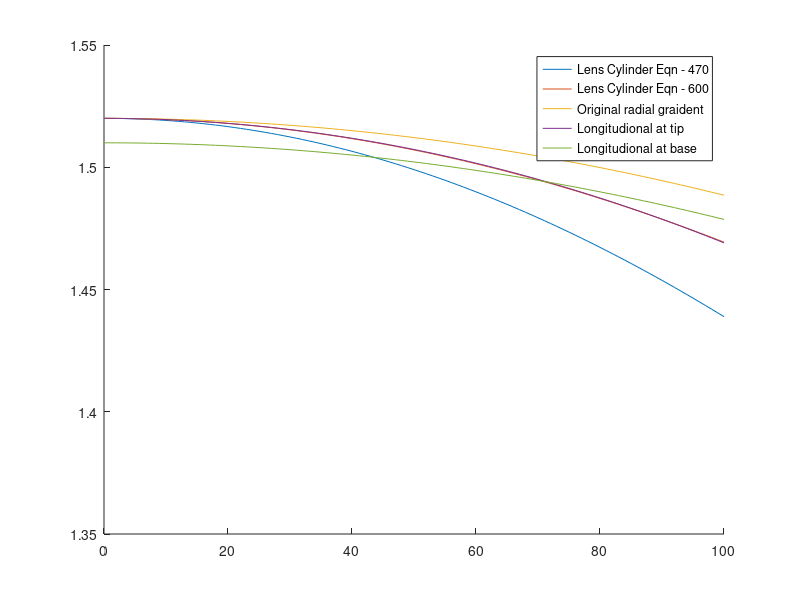

Write MATLAB code to recreate this figure.
meanConeL = 470;
expConeL = 600;

n0 = 1.52;

radius = 0:100;

RIConeEqn_Mean = n0*sech(pi*radius/2/meanConeL);

RIConeEqn_Exp = n0*sech(pi*radius/2/expConeL);

RIOrignal = 1.52-0.000004914*(radius/100*80).^2;

% RIEndLongitudional = 1.5+(0.02)-0.00000612*(radius/100*80).^2;

RIEndLongitudional = 1.5+(1*0.01+0.01)-(0.5*1+0.8)*0.00000612*(radius/100*80).^2;

RIStartLongitudional = 1.5+(0*0.01+0.01)-(0.5*0+0.8)*0.00000612*(radius/100*80).^2;

figure; hold on

h1 = plot(radius, RIConeEqn_Mean);
h2 = plot(radius, RIConeEqn_Exp);
h3 = plot(radius, RIOrignal);
h4 = plot(radius, RIEndLongitudional);
h5 = plot(radius, RIStartLongitudional);
ylim([1.35 1.55])

legend([h1 h2 h3 h4 h5], 'Lens Cylinder Eqn - 470', 'Lens Cylinder Eqn - 600',...
    'Original radial graident', 'Longitudional at tip', 'Longitudional at base')